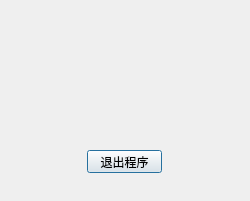
<?xml version="1.0" encoding="UTF-8"?>
<ui version="4.0">
 <class>TipsDialog</class>
 <widget class="QDialog" name="TipsDialog">
  <property name="geometry">
   <rect>
    <x>0</x>
    <y>0</y>
    <width>250</width>
    <height>201</height>
   </rect>
  </property>
  <property name="windowTitle">
   <string>Dialog</string>
  </property>
  <widget class="QLabel" name="label_time">
   <property name="geometry">
    <rect>
     <x>74</x>
     <y>89</y>
     <width>102</width>
     <height>51</height>
    </rect>
   </property>
   <property name="font">
    <font>
     <family>微软雅黑</family>
    </font>
   </property>
   <property name="text">
    <string/>
   </property>
   <property name="alignment">
    <set>Qt::AlignCenter</set>
   </property>
   <property name="wordWrap">
    <bool>true</bool>
   </property>
  </widget>
  <widget class="QPushButton" name="pBtn_exit">
   <property name="geometry">
    <rect>
     <x>87</x>
     <y>150</y>
     <width>75</width>
     <height>23</height>
    </rect>
   </property>
   <property name="font">
    <font>
     <family>微软雅黑</family>
    </font>
   </property>
   <property name="text">
    <string>退出程序</string>
   </property>
  </widget>
  <widget class="QLabel" name="label_status">
   <property name="geometry">
    <rect>
     <x>100</x>
     <y>30</y>
     <width>51</width>
     <height>41</height>
    </rect>
   </property>
   <property name="minimumSize">
    <size>
     <width>51</width>
     <height>41</height>
    </size>
   </property>
   <property name="maximumSize">
    <size>
     <width>51</width>
     <height>41</height>
    </size>
   </property>
   <property name="styleSheet">
    <string notr="true">image: url(:/status/images/finish.png);</string>
   </property>
   <property name="text">
    <string/>
   </property>
   <property name="alignment">
    <set>Qt::AlignCenter</set>
   </property>
   <property name="margin">
    <number>0</number>
   </property>
  </widget>
 </widget>
 <resources/>
 <connections/>
</ui>
